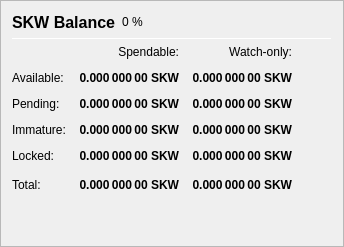
                   <widget class="QFrame" name="frame_Balances">
                    <property name="frameShape">
                     <enum>QFrame::StyledPanel</enum>
                    </property>
                    <property name="frameShadow">
                     <enum>QFrame::Raised</enum>
                    </property>
                    <layout class="QVBoxLayout" name="verticalLayout_4">
                     <item>
                      <layout class="QHBoxLayout" name="horizontalLayout_4">
                       <item>
                        <widget class="QLabel" name="label_5">
                         <property name="minimumSize">
                          <size>
                           <width>0</width>
                           <height>20</height>
                          </size>
                         </property>
                         <property name="font">
                          <font>
                           <pointsize>12</pointsize>
                           <weight>75</weight>
                           <bold>true</bold>
                          </font>
                         </property>
                         <property name="text">
                          <string>SKW Balance</string>
                         </property>
                        </widget>
                       </item>
                       <item>
                        <widget class="QLabel" name="labelSKWPercent">
                         <property name="text">
                          <string notr="true">0 %</string>
                         </property>
                        </widget>
                       </item>
                       <item>
                        <spacer name="horizontalSpacer_3">
                         <property name="orientation">
                          <enum>Qt::Horizontal</enum>
                         </property>
                         <property name="sizeHint" stdset="0">
                          <size>
                           <width>40</width>
                           <height>20</height>
                          </size>
                         </property>
                        </spacer>
                       </item>
                      </layout>
                     </item>
                     <item>
                      <widget class="Line" name="line_Balance">
                       <property name="minimumSize">
                        <size>
                         <width>0</width>
                         <height>1</height>
                        </size>
                       </property>
                       <property name="maximumSize">
                        <size>
                         <width>16777215</width>
                         <height>1</height>
                        </size>
                       </property>
                       <property name="orientation">
                        <enum>Qt::Horizontal</enum>
                       </property>
                      </widget>
                     </item>
                     <item>
                      <layout class="QGridLayout" name="gridLayout">
                       <property name="spacing">
                        <number>12</number>
                       </property>
                       <item row="0" column="1">
                        <widget class="QLabel" name="labelSpendable">
                         <property name="text">
                          <string>Spendable:</string>
                         </property>
                         <property name="alignment">
                          <set>Qt::AlignRight|Qt::AlignTrailing|Qt::AlignVCenter</set>
                         </property>
                        </widget>
                       </item>
                       <item row="0" column="2">
                        <widget class="QLabel" name="labelWatchonly">
                         <property name="text">
                          <string>Watch-only:</string>
                         </property>
                         <property name="alignment">
                          <set>Qt::AlignRight|Qt::AlignTrailing|Qt::AlignVCenter</set>
                         </property>
                        </widget>
                       </item>
                       <item row="1" column="0">
                        <widget class="QLabel" name="labelBalanceText">
                         <property name="text">
                          <string>Available:</string>
                         </property>
                        </widget>
                       </item>
                       <item row="1" column="1">
                        <widget class="QLabel" name="labelBalance">
                         <property name="font">
                          <font>
                           <weight>75</weight>
                           <bold>true</bold>
                          </font>
                         </property>
                         <property name="cursor">
                          <cursorShape>IBeamCursor</cursorShape>
                         </property>
                         <property name="toolTip">
                          <string>Your current spendable balance</string>
                         </property>
                         <property name="text">
                          <string notr="true">0.000 000 00 SKW</string>
                         </property>
                         <property name="alignment">
                          <set>Qt::AlignRight|Qt::AlignTrailing|Qt::AlignVCenter</set>
                         </property>
                         <property name="textInteractionFlags">
                          <set>Qt::LinksAccessibleByMouse|Qt::TextSelectableByKeyboard|Qt::TextSelectableByMouse</set>
                         </property>
                        </widget>
                       </item>
                       <item row="1" column="2">
                        <widget class="QLabel" name="labelWatchAvailable">
                         <property name="font">
                          <font>
                           <weight>75</weight>
                           <bold>true</bold>
                          </font>
                         </property>
                         <property name="cursor">
                          <cursorShape>IBeamCursor</cursorShape>
                         </property>
                         <property name="toolTip">
                          <string>Your current balance in watch-only addresses</string>
                         </property>
                         <property name="text">
                          <string notr="true">0.000 000 00 SKW</string>
                         </property>
                         <property name="alignment">
                          <set>Qt::AlignRight|Qt::AlignTrailing|Qt::AlignVCenter</set>
                         </property>
                         <property name="textInteractionFlags">
                          <set>Qt::LinksAccessibleByMouse|Qt::TextSelectableByKeyboard|Qt::TextSelectableByMouse</set>
                         </property>
                        </widget>
                       </item>
                       <item row="2" column="0">
                        <widget class="QLabel" name="labelPendingText">
                         <property name="text">
                          <string>Pending:</string>
                         </property>
                        </widget>
                       </item>
                       <item row="2" column="1">
                        <widget class="QLabel" name="labelUnconfirmed">
                         <property name="font">
                          <font>
                           <weight>75</weight>
                           <bold>true</bold>
                          </font>
                         </property>
                         <property name="cursor">
                          <cursorShape>IBeamCursor</cursorShape>
                         </property>
                         <property name="toolTip">
                          <string>Total of transactions that have yet to be confirmed, and do not yet count toward the spendable balance</string>
                         </property>
                         <property name="text">
                          <string notr="true">0.000 000 00 SKW</string>
                         </property>
                         <property name="alignment">
                          <set>Qt::AlignRight|Qt::AlignTrailing|Qt::AlignVCenter</set>
                         </property>
                         <property name="textInteractionFlags">
                          <set>Qt::LinksAccessibleByMouse|Qt::TextSelectableByKeyboard|Qt::TextSelectableByMouse</set>
                         </property>
                        </widget>
                       </item>
                       <item row="2" column="2">
                        <widget class="QLabel" name="labelWatchPending">
                         <property name="font">
                          <font>
                           <weight>75</weight>
                           <bold>true</bold>
                          </font>
                         </property>
                         <property name="cursor">
                          <cursorShape>IBeamCursor</cursorShape>
                         </property>
                         <property name="toolTip">
                          <string>Unconfirmed transactions to watch-only addresses</string>
                         </property>
                         <property name="text">
                          <string notr="true">0.000 000 00 SKW</string>
                         </property>
                         <property name="alignment">
                          <set>Qt::AlignRight|Qt::AlignTrailing|Qt::AlignVCenter</set>
                         </property>
                         <property name="textInteractionFlags">
                          <set>Qt::LinksAccessibleByMouse|Qt::TextSelectableByKeyboard|Qt::TextSelectableByMouse</set>
                         </property>
                        </widget>
                       </item>
                       <item row="3" column="0">
                        <widget class="QLabel" name="labelImmatureText">
                         <property name="text">
                          <string>Immature:</string>
                         </property>
                        </widget>
                       </item>
                       <item row="3" column="1">
                        <widget class="QLabel" name="labelImmature">
                         <property name="font">
                          <font>
                           <weight>75</weight>
                           <bold>true</bold>
                          </font>
                         </property>
                         <property name="cursor">
                          <cursorShape>IBeamCursor</cursorShape>
                         </property>
                         <property name="toolTip">
                          <string>Staked or masternode rewards that has not yet matured</string>
                         </property>
                         <property name="text">
                          <string notr="true">0.000 000 00 SKW</string>
                         </property>
                         <property name="alignment">
                          <set>Qt::AlignRight|Qt::AlignTrailing|Qt::AlignVCenter</set>
                         </property>
                         <property name="textInteractionFlags">
                          <set>Qt::LinksAccessibleByMouse|Qt::TextSelectableByKeyboard|Qt::TextSelectableByMouse</set>
                         </property>
                        </widget>
                       </item>
                       <item row="3" column="2">
                        <widget class="QLabel" name="labelWatchImmature">
                         <property name="font">
                          <font>
                           <weight>75</weight>
                           <bold>true</bold>
                          </font>
                         </property>
                         <property name="cursor">
                          <cursorShape>IBeamCursor</cursorShape>
                         </property>
                         <property name="toolTip">
                          <string>Staked or masternode rewards in watch-only addresses that has not yet matured</string>
                         </property>
                         <property name="text">
                          <string notr="true">0.000 000 00 SKW</string>
                         </property>
                         <property name="alignment">
                          <set>Qt::AlignRight|Qt::AlignTrailing|Qt::AlignVCenter</set>
                         </property>
                         <property name="textInteractionFlags">
                          <set>Qt::LinksAccessibleByMouse|Qt::TextSelectableByKeyboard|Qt::TextSelectableByMouse</set>
                         </property>
                        </widget>
                       </item>
                       <item row="4" column="0">
                        <widget class="QLabel" name="labelLockedBalanceText">
                         <property name="toolTip">
                          <string>Locked Stakework or Masternode collaterals. These are excluded from xSKW minting.</string>
                         </property>
                         <property name="text">
                          <string>Locked:</string>
                         </property>
                        </widget>
                       </item>
                       <item row="4" column="1">
                        <widget class="QLabel" name="labelLockedBalance">
                         <property name="font">
                          <font>
                           <weight>75</weight>
                           <bold>true</bold>
                          </font>
                         </property>
                         <property name="cursor">
                          <cursorShape>IBeamCursor</cursorShape>
                         </property>
                         <property name="toolTip">
                          <string>Locked Stakework or Masternode collaterals. These are excluded from xSKW minting.</string>
                         </property>
                         <property name="text">
                          <string notr="true">0.000 000 00 SKW</string>
                         </property>
                         <property name="alignment">
                          <set>Qt::AlignRight|Qt::AlignTrailing|Qt::AlignVCenter</set>
                         </property>
                         <property name="textInteractionFlags">
                          <set>Qt::LinksAccessibleByMouse|Qt::TextSelectableByKeyboard|Qt::TextSelectableByMouse</set>
                         </property>
                        </widget>
                       </item>
                       <item row="4" column="2">
                        <widget class="QLabel" name="labelWatchLocked">
                         <property name="font">
                          <font>
                           <weight>75</weight>
                           <bold>true</bold>
                          </font>
                         </property>
                         <property name="cursor">
                          <cursorShape>IBeamCursor</cursorShape>
                         </property>
                         <property name="toolTip">
                          <string>Current locked balance in watch-only addresses</string>
                         </property>
                         <property name="text">
                          <string notr="true">0.000 000 00 SKW</string>
                         </property>
                         <property name="alignment">
                          <set>Qt::AlignRight|Qt::AlignTrailing|Qt::AlignVCenter</set>
                         </property>
                         <property name="textInteractionFlags">
                          <set>Qt::LinksAccessibleByMouse|Qt::TextSelectableByKeyboard|Qt::TextSelectableByMouse</set>
                         </property>
                        </widget>
                       </item>
                       <item row="5" column="0">
                        <widget class="QLabel" name="labelTotalText">
                         <property name="text">
                          <string>Total:</string>
                         </property>
                         <property name="toolTip">
                          <string>Your current Stakework balance, unconfirmed and immature transactions included</string>
                         </property>
                        </widget>
                       </item>
                       <item row="5" column="1">
                        <widget class="QLabel" name="labelTotal">
                         <property name="font">
                          <font>
                           <weight>75</weight>
                           <bold>true</bold>
                          </font>
                         </property>
                         <property name="cursor">
                          <cursorShape>IBeamCursor</cursorShape>
                         </property>
                         <property name="toolTip">
                          <string>Your current Stakework balance, unconfirmed and immature transactions included</string>
                         </property>
                         <property name="text">
                          <string notr="true">0.000 000 00 SKW</string>
                         </property>
                         <property name="alignment">
                          <set>Qt::AlignRight|Qt::AlignTrailing|Qt::AlignVCenter</set>
                         </property>
                         <property name="textInteractionFlags">
                          <set>Qt::LinksAccessibleByMouse|Qt::TextSelectableByKeyboard|Qt::TextSelectableByMouse</set>
                         </property>
                        </widget>
                       </item>
                       <item row="5" column="2">
                        <widget class="QLabel" name="labelWatchTotal">
                         <property name="font">
                          <font>
                           <weight>75</weight>
                           <bold>true</bold>
                          </font>
                         </property>
                         <property name="cursor">
                          <cursorShape>IBeamCursor</cursorShape>
                         </property>
                         <property name="toolTip">
                          <string>Current total balance in watch-only addresses</string>
                         </property>
                         <property name="text">
                          <string notr="true">0.000 000 00 SKW</string>
                         </property>
                         <property name="alignment">
                          <set>Qt::AlignRight|Qt::AlignTrailing|Qt::AlignVCenter</set>
                         </property>
                         <property name="textInteractionFlags">
                          <set>Qt::LinksAccessibleByMouse|Qt::TextSelectableByKeyboard|Qt::TextSelectableByMouse</set>
                         </property>
                        </widget>
                       </item>
                       <item row="5" column="3">
                        <spacer name="horizontalSpacer_9">
                         <property name="orientation">
                          <enum>Qt::Horizontal</enum>
                         </property>
                         <property name="sizeHint" stdset="0">
                          <size>
                           <width>40</width>
                           <height>20</height>
                          </size>
                         </property>
                        </spacer>
                       </item>
                      </layout>
                     </item>
                     <item>
                      <spacer name="verticalSpacer_3">
                       <property name="orientation">
                        <enum>Qt::Vertical</enum>
                       </property>
                       <property name="sizeHint" stdset="0">
                        <size>
                         <width>20</width>
                         <height>40</height>
                        </size>
                       </property>
                      </spacer>
                     </item>
                    </layout>
                   </widget>
